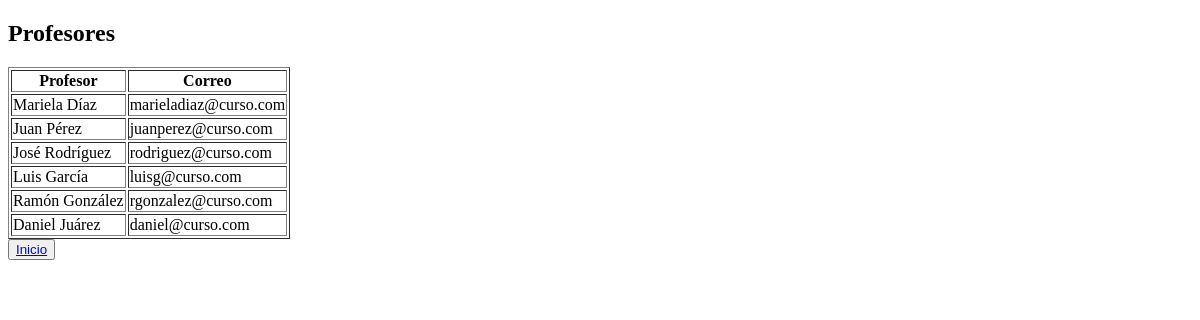
Page /profesor/list on the earlier database version.
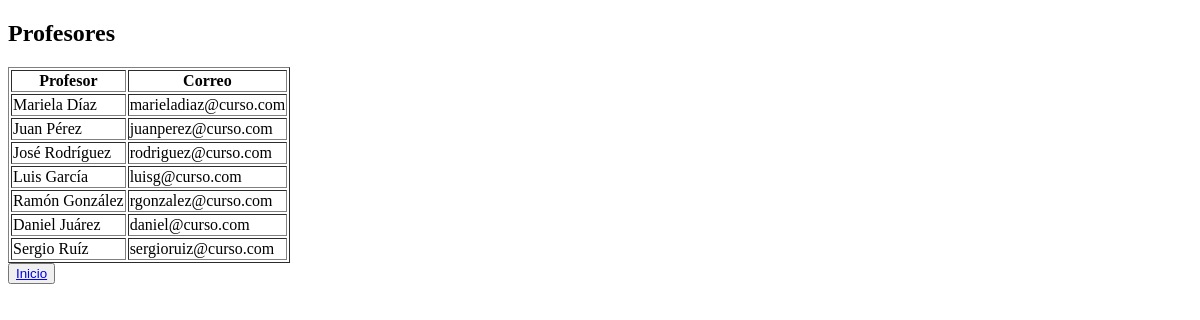
Same page on the later database version.
### Coder/models.py (models this page shows, shortened)
class Profesor(models.Model):
    nombre = models.CharField(max_length=100)
    email = models.EmailField()

### Coder/views.py (the view)
# urls.py: path('profesor/list', views.profesor_list, name='profesor_list'),
def profesor_list(request):
    consulta = models.Profesor.objects.all()
    contexto = {"profesores": consulta}
    return render(request, "Coder/profesor_list.html", contexto)

### Coder/templates/Coder/profesor_list.html
{% extends 'Coder/base.html' %}
{% block contenido %}
    <h2>Profesores</h2>
    <table border="1">
        <thead>
            <th>Profesor</th>
            <th>Correo</th>
        </thead>
    <tbody>
        {% for profesor in profesores %}
            <tr>
                <td>{{ profesor.nombre }}</td>
                <td>{{ profesor.email }}</td>
            </tr>
        {% endfor %}
    </tbody>
    </table>
    <button><a href="{% url 'index' %}">Inicio</a></button>
{% endblock contenido %}

Differences in the rows shown:
added Profesor: nombre "Sergio Ruíz", email "sergioruiz@curso.com"
